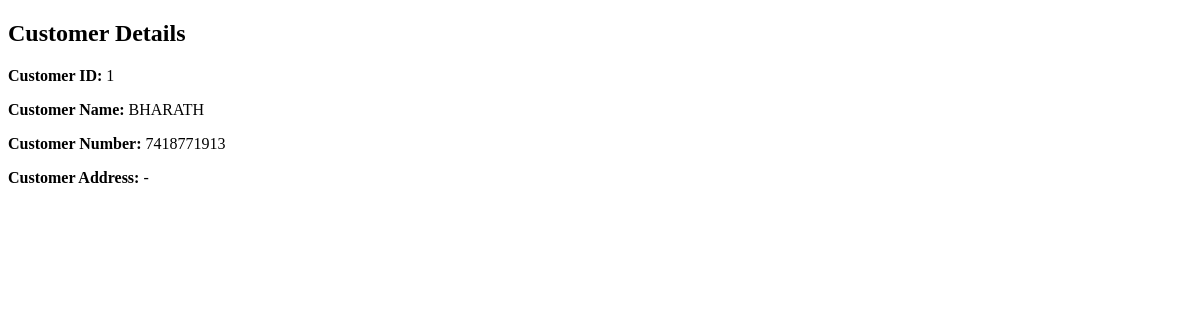
/customer_page (signed in), run on an earlier commit of the app's database.
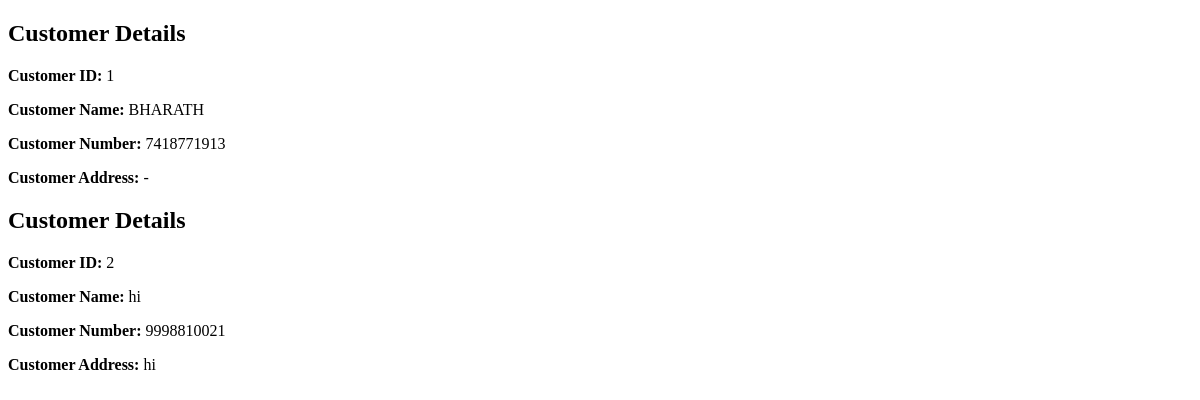
And on a later commit of the database.
### app.py (models this page shows)
class Customer(db.Model) :
    id = db.Column(db.Integer,primary_key=True)
    customer_name = db.Column(db.String(100))
    customer_phone_number = db.Column(db.String(10))
    customer_address = db.Column(db.String(200))
    __tablename__ = 'customer'

### app.py (the view)
@app.route('/customer_page')
@login_required
def customer_page():
    customers = Customer.query.all()
    return render_template('customer_page.html', customers=customers)

### app.py (called while the page is built)
@login_manager.user_loader
def load_user(user_id):
    uid = int(user_id)
    user = User.query.get(uid)
    if user:
        return user
    shop_dealer = ShopDealer.query.get(uid)
    if shop_dealer:
        return shop_dealer
    return None

### templates/customer_page.html (shortened to what this page needs)
<!DOCTYPE html>
<html lang="en">
<head>
</head>
<body>
    {% for customer in customers %}
        <h2>Customer Details</h2>
        <p><strong>Customer ID:</strong> {{ customer.id }}</p>
        <p><strong>Customer Name:</strong> {{ customer.customer_name }}</p>
        <p><strong>Customer Number:</strong> {{ customer.customer_phone_number }}</p>
        <p><strong>Customer Address:</strong> {{ customer.customer_address }}</p>
    {% endfor %}
</body>
</html>

What changed in the data, as far as the page shows it:
added Customer: id "2", customer_name "hi", customer_phone_number "9998810021", customer_address "hi"
